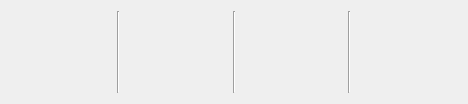
<?xml version="1.0" encoding="UTF-8"?>
<ui version="4.0">
 <class>uiParamControlWidget</class>
 <widget class="QWidget" name="uiParamControlWidget">
  <property name="geometry">
   <rect>
    <x>0</x>
    <y>0</y>
    <width>468</width>
    <height>104</height>
   </rect>
  </property>
  <property name="windowTitle">
   <string>uiParamControlWidget</string>
  </property>
  <layout class="QGridLayout" name="gridLayout_2">
   <item row="1" column="0">
    <layout class="QHBoxLayout" name="horizontalLayout">
     <item>
      <widget class="uiInitWidget" name="widget_Init" native="true"/>
     </item>
     <item>
      <widget class="Line" name="line">
       <property name="orientation">
        <enum>Qt::Vertical</enum>
       </property>
      </widget>
     </item>
     <item>
      <widget class="uiLinkWidget" name="widget_Link" native="true"/>
     </item>
     <item>
      <widget class="Line" name="line_2">
       <property name="orientation">
        <enum>Qt::Vertical</enum>
       </property>
      </widget>
     </item>
     <item>
      <widget class="uiDisplayParamWidget" name="widget_DisplayParam" native="true"/>
     </item>
     <item>
      <widget class="Line" name="line_3">
       <property name="orientation">
        <enum>Qt::Vertical</enum>
       </property>
      </widget>
     </item>
     <item>
      <widget class="uiCameraParamWidget" name="widget_CameraParam" native="true"/>
     </item>
    </layout>
   </item>
  </layout>
 </widget>
 <customwidgets>
  <customwidget>
   <class>uiDisplayParamWidget</class>
   <extends>QWidget</extends>
   <header>uidisplayparamwidget.h</header>
   <container>1</container>
  </customwidget>
  <customwidget>
   <class>uiCameraParamWidget</class>
   <extends>QWidget</extends>
   <header>uicameraparamwidget.h</header>
   <container>1</container>
  </customwidget>
  <customwidget>
   <class>uiInitWidget</class>
   <extends>QWidget</extends>
   <header>uiinitwidget.h</header>
   <container>1</container>
  </customwidget>
  <customwidget>
   <class>uiLinkWidget</class>
   <extends>QWidget</extends>
   <header>uilinkwidget.h</header>
   <container>1</container>
  </customwidget>
 </customwidgets>
 <resources/>
 <connections/>
</ui>
